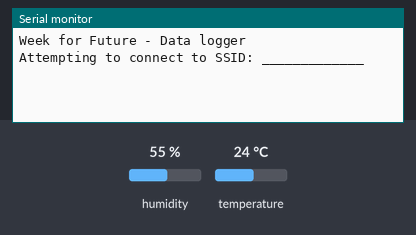
Recording of a sketch running on a simulated Arduino MKR. On the bench: the last lines printed to the serial monitor. The inputs (shaded band) are chosen by the test bench; at power-on: humidity 55 %, temperature 24 °C. WiFi joins after 1.5 s; servers stay silent unless stated.

Above: at 1.2 s.
1.3 s: humidity set to 22 %
At 6.73 s:
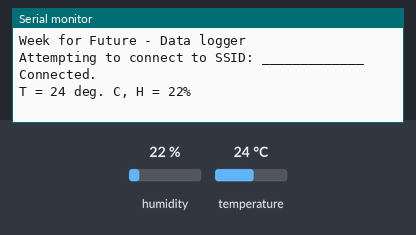
At 8.1 s:
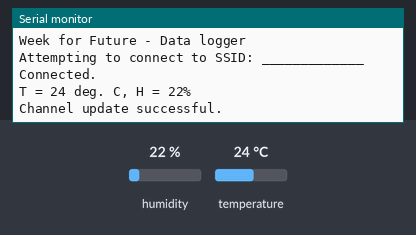

Measured:
- after the input at 1.3 s, the serial monitor: prints a new line after 5.2 s (image 1)

The sketch:

WeekForFuture.ino
```cpp
#include <WiFi101.h>
#include "secrets.h"
#include "ThingSpeak.h"
#include <SimpleDHT.h>

char ssid[] = SECRET_SSID;   // your network SSID (name)
char pass[] = SECRET_PASS;   // your network password

int status = WL_IDLE_STATUS;

// Initialize the Wifi client library
WiFiClient client;

// ThingSpeak Settings
unsigned long myChannelNumber = SECRET_CH_ID;
const char * myWriteAPIKey = SECRET_WRITE_APIKEY;
long count = 0;

int pinDHT11 = 5;
SimpleDHT11 dht11(pinDHT11);

void setup() {
  Serial.begin(9600);
  while (!Serial) {
    ; // wait for serial port to connect. Needed for native USB port only
  }
  Serial.println("Week for Future - Data logger");
  // attempt to connect to Wifi network

  if (WiFi.status() == WL_NO_SHIELD) {
    Serial.println("Communication with WiFi module failed!");
    // don't continue
    while (true);
  }

  ThingSpeak.begin(client);  //Initialize ThingSpeak
}

void loop() {
  // Connect or reconnect to WiFi
  Serial.print("Attempting to connect to SSID: ");
  Serial.println(SECRET_SSID);
  while(WiFi.status() != WL_CONNECTED){
      WiFi.begin(ssid, pass); // Connect to WPA/WPA2 network. Change this line if using open or WEP network
      delay(5000);
  }
  Serial.println("\nConnected.");

  // read without samples.
  byte temperature;
  byte humidity;
  int err = SimpleDHTErrSuccess;
  if ((err = dht11.read(&temperature, &humidity, NULL)) != SimpleDHTErrSuccess) {
    Serial.print("Read DHT11 failed, err="); Serial.println(err);delay(1000);
    return;
  }else{
    Serial.print( "T = " );
    Serial.print( temperature, 1 );
    Serial.print( " deg. C, H = " );
    Serial.print( humidity, 1 );
    Serial.println( "%" );
  }

  // set the fields with the values
  ThingSpeak.setField(1, (int)temperature);
  ThingSpeak.setField(2, (int)humidity);
  ThingSpeak.setStatus("Test");

  // write to the ThingSpeak channel
  int x = ThingSpeak.writeFields(myChannelNumber, myWriteAPIKey);
  if(x == 200){
    Serial.println("Channel update successful.");
  }
  else{
    Serial.println("Problem updating channel. HTTP error code " + String(x));
  }
  delay(60000); // Wait 60 seconds to update the channel again
  WiFi.end();
}
```

secrets.h
```cpp
#define SECRET_SSID "_____________"	// replace MySSID with your WiFi network name
#define SECRET_PASS "_____________"	// replace MyPassword with your WiFi password

#define SECRET_CH_ID 1245435                     // replace 0000000 with your channel number
#define SECRET_WRITE_APIKEY "________________"   // replace XYZ with your channel write API Key
```
